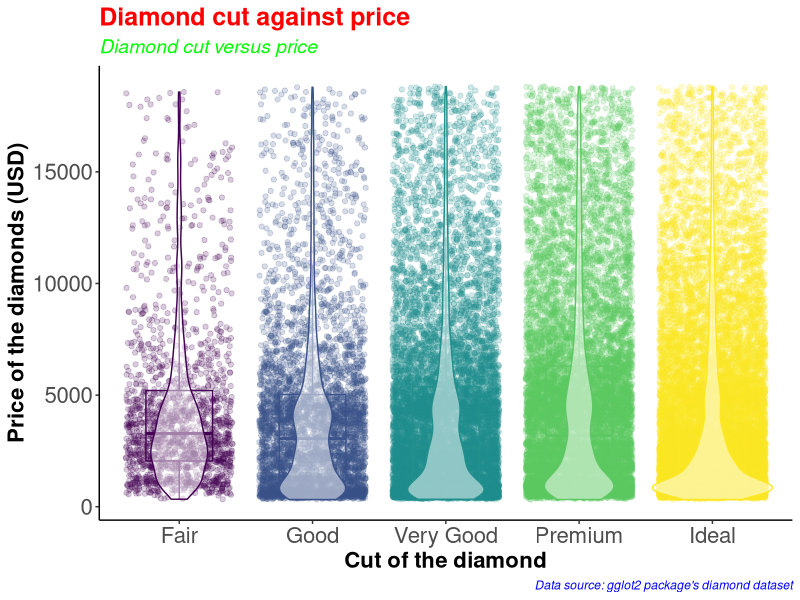
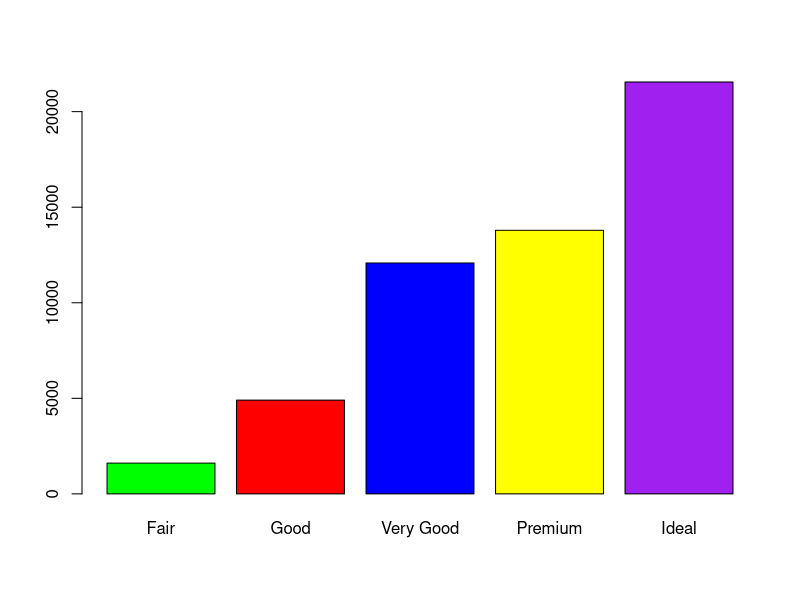

Generate these figures, in order, with R:
#########################################
# Name: Wyclife Agumba Oluoch           #   
# E-mail: wyclifeoluoch@gmail.com       #
# GitHub: https://github.com/Wycology   #
# Task: Boxplot and violin plots in one #
# Date: 4th Jan 2020                    #
# Last edited: 4th Jan 2020             #
#########################################

library(tidyverse)

diamonds_df <- diamonds

diamonds_df %>% 
  ggplot(aes(x = cut, y = price, color = cut)) +
  geom_point(position = "jitter", alpha = 0.2) +
  geom_boxplot(alpha = 0, width = 0.5) +
  geom_violin(alpha = 0.5) +
  theme_classic() +
  theme(legend.position = "none") +
  labs(x = "Cut of the diamond",
       y = "Price of the diamonds (USD)",
       title = "Diamond cut against price",
       subtitle = "Diamond cut versus price",
       caption = "Data source: gglot2 package's diamond dataset") +
  theme(axis.text=element_text(size=16),
        axis.title=element_text(size=16,face="bold")) +
  theme(plot.title = element_text(color = 'red', size = 18, face = 'bold'),
        plot.subtitle = element_text(color = 'green', size = 14, face = 'italic'),
        plot.caption = element_text(color = 'blue', face = 'italic'))

diamonds %>% 
  filter(cut == 'Very Good') %>% 
  nrow()


diamonds %>% 
  select(cut) %>% 
  table() %>% 
  barplot(col = c('green', 'red', 'blue', 'yellow', 'purple'))
